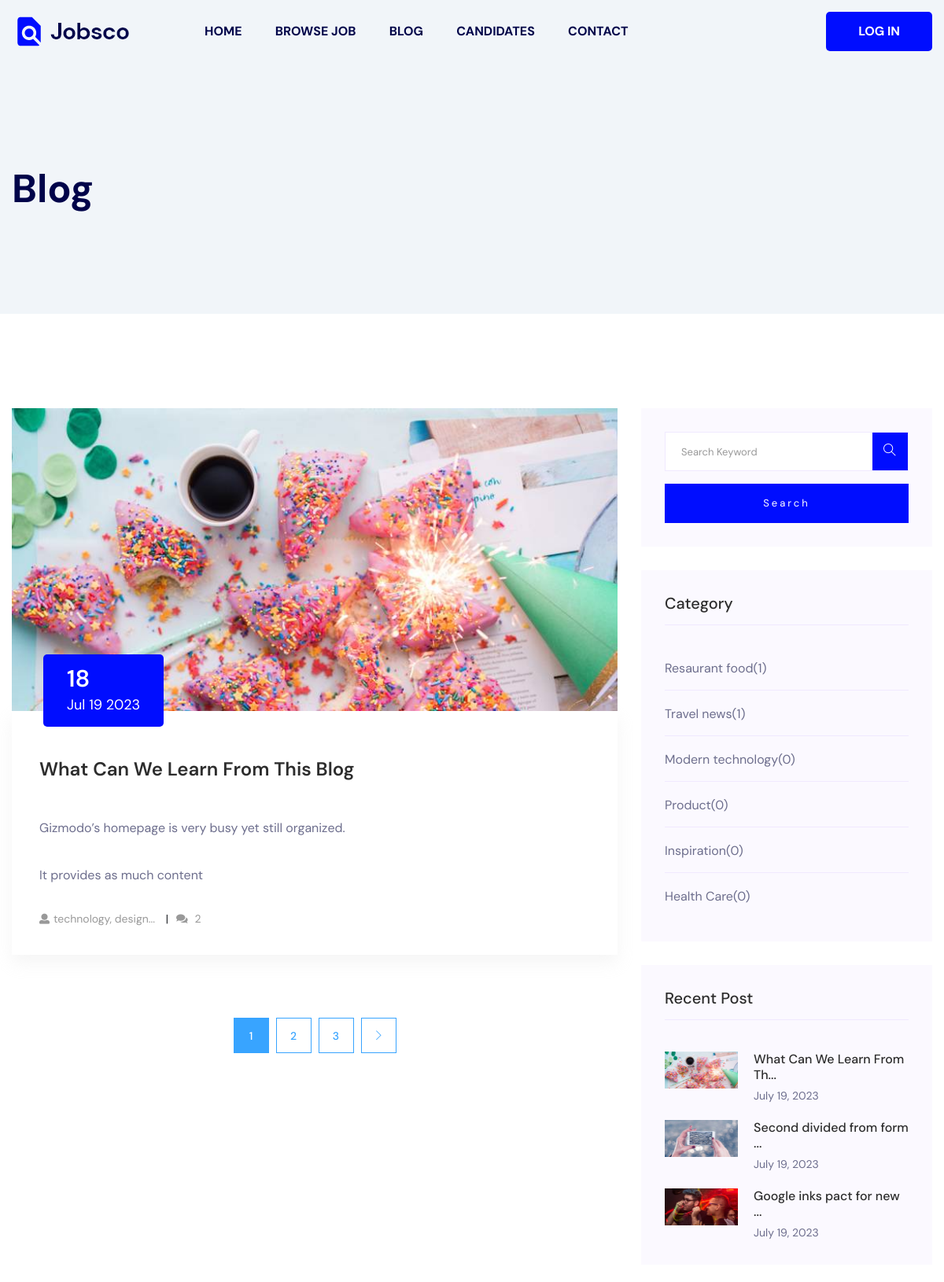
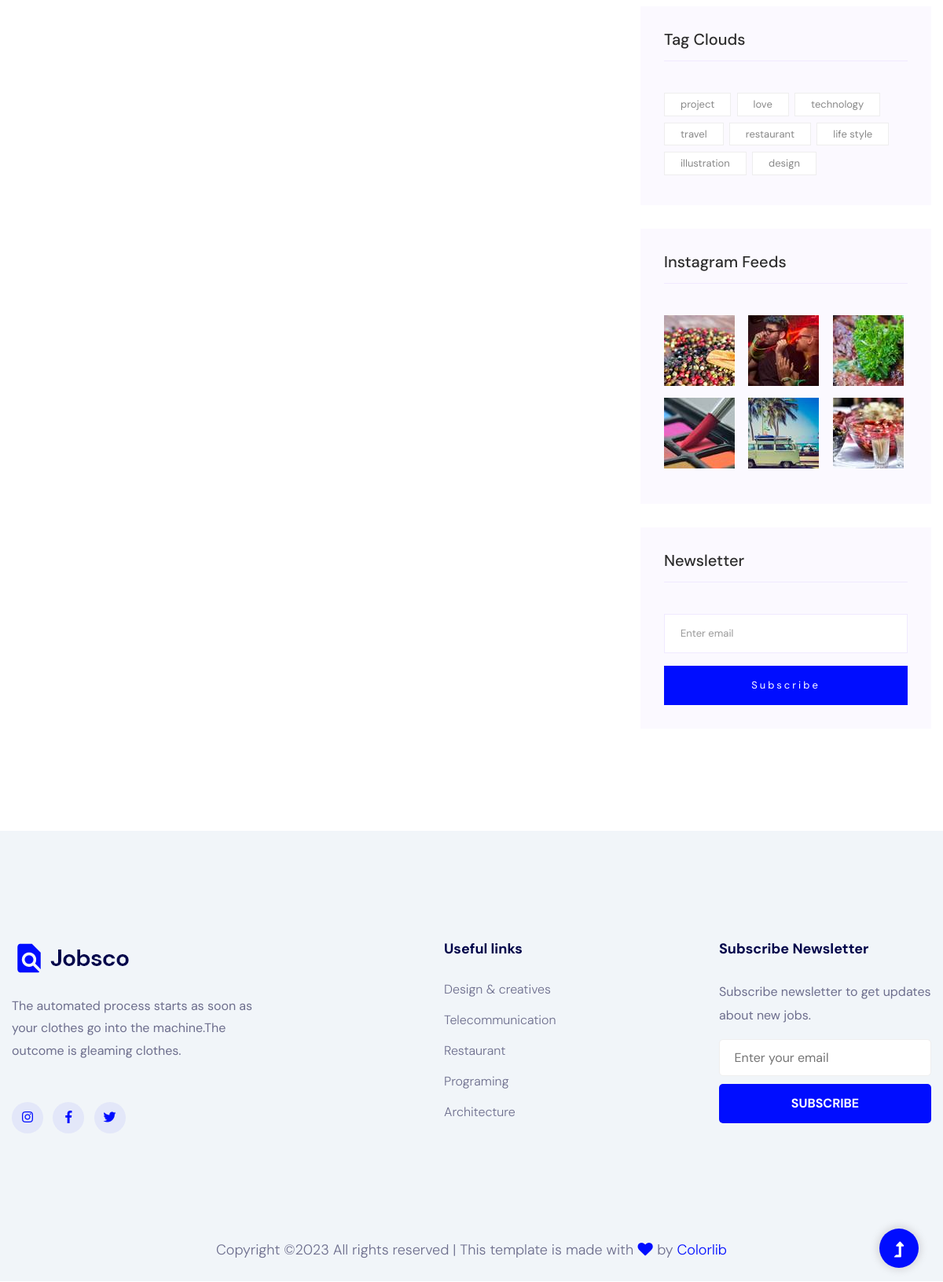
Screenshot of /blog/ with the database file from the repository (2 pictures, top to bottom).
### apps/blogs/models.py (models this page shows, shortened)
class Basic(models.Model):
    modified_date = models.DateTimeField(auto_now=True)
    created_date = models.DateTimeField(auto_now_add=True)
    class Meta:
        abstract = True

class Blog(Basic):
    title = models.CharField(max_length=221)
    slug = models.SlugField(unique=True, null=True)
    image = models.ImageField(upload_to='blog/')
    description1 = RichTextField()
    the_main_part = RichTextField(null=True, blank=True)
    description2 = RichTextField(null=True, blank=True)
    category = models.ForeignKey(Category, on_delete=models.SET_NULL, null=True, blank=True)
    tags = models.ManyToManyField(Tags, )
    author_name = models.CharField(max_length=221)
    author_image = models.ImageField(upload_to='authors/')
    the_author_is_words = models.TextField()

class Tags(Basic):
    title = models.CharField(max_length=221)
    def __str__(self):
        return self.title

class Category(Basic):
    title = models.CharField(max_length=221)
    def __str__(self):
        return self.title

### apps/blogs/views.py (the view)
# urls.py: path('', blog, name='blog'),
def blog(request):
    objects = Blog.objects.order_by("-id")
    category = request.GET.get('category')
    tags = request.GET.get('tags')
    if category:
        objects = objects.filter(category__title__exact=category)
    if tags:
        objects = objects.filter(tags__title__exact=tags)
    paginator = Paginator(objects, 1)  # Show 25 contacts per page.
    page_number = request.GET.get("page")
    page_obj = paginator.get_page(page_number)
    tags = Tags.objects.all()
    category = Category.objects.all()
    ctx = {
        'objects': page_obj,
        'tags': tags,
        'category': category,
    }
    return render(request, 'blog/blog.html', ctx)

### apps/blogs/templatetags/last.py (called while the page is built)
@register.simple_tag()
def latest_three_blogs():
    return Blog.objects.order_by('-id')[:3]

### templates/blog/blog.html
{% extends 'base.html' %}
{% load static %}
{% block content %}
    <main>
        <div class="slider-area gray-bg position-relative">
            <div class="single-slider d-flex align-items-center slider-height2">
                <div class="container">
                    <div class="row">
                        <div class="col-xl-12">
                            <div class="hero-caption hero-caption2">
                                <h2>Blog</h2>
                            </div>
                        </div>
                    </div>
                </div>
            </div>
        </div>
        <section class="blog_area section-padding" id="page">
            <div class="container">
                <div class="row">
                    <div class="col-lg-8 mb-5 mb-lg-0">
                        <div class="blog_left_sidebar">
                            {% for object in objects %}
                                <article class="blog_item">
                                    <div class="blog_item_img">
                                        <img class="card-img rounded-0" src="{{ object.image.url }}" alt="">
                                        <a href="{% url 'blogs:blog_detail' object.slug %}" class="blog_item_date">
                                            <h3>{{ object.created_date.day }}</h3>
                                            <p>{{ object.created_date|date:"M d Y" }}</p>
                                        </a>
                                    </div>
                                    <div class="blog_details">
                                        <a class="d-inline-block" href="{% url 'blogs:blog_detail' object.slug %}">
                                            <h2 class="blog-head" style="color: #2d2d2d;">{{ object.title }}</h2>
                                        </a>
                                        <p>{{ object.description1|safe|slice:100 }}</p>
                                        <ul class="blog-info-link">
                                            <li><a href="#"><i
                                                    class="fa fa-user"></i>{{ object.tags.first }}, {{ object.tags.last }}...</a>
                                            </li>
                                            <li><a href="#"><i
                                                    class="fa fa-comments"></i> {{ object.comment_set.count }}</a></li>
                                        </ul>
                                    </div>
                                </article>
                            {% endfor %}
                            <nav class="blog-pagination justify-content-center d-flex">
                                {% include 'pagination.html' %}
                            </nav>
                        </div>
                    </div>
                    <div class="col-lg-4">
                        {% include 'blog/sidebar.html' %}
                    </div>
                </div>
            </div>
        </section>
    </main>
{% endblock %}

### templates/blog/sidebar.html
{% load static %}
{% load last %}
{% latest_three_blogs as blogs %}
<div class="blog_right_sidebar">
    <aside class="single_sidebar_widget search_widget">
        <form action="#">
            <div class="form-group">
                <div class="input-group mb-3">
                    <input type="text" class="form-control" placeholder='Search Keyword'
                           onfocus="this.placeholder = ''"
                           onblur="this.placeholder = 'Search Keyword'">
                    <div class="input-group-append">
                        <button class="btns" type="button"><i class="ti-search"></i></button>
                    </div>
                </div>
            </div>
            <button class="button rounded-0 primary-bg text-white w-100 btn_1 boxed-btn"
                    type="submit">Search
            </button>
        </form>
    </aside>
    <aside class="single_sidebar_widget post_category_widget">
        <h4 class="widget_title" style="color: #2d2d2d;">Category</h4>
        <ul class="list cat-list">
            {% for i in category %}
                <li>
                    <a href="{% url 'blogs:blog' %}?category={{ i }}" class="d-flex">
                        <p>{{ i }}</p>
                        <p>({{ i.blog_set.count }})</p>
                    </a>
                </li>
            {% endfor %}
        </ul>
    </aside>
    <aside class="single_sidebar_widget popular_post_widget">
        <h3 class="widget_title" style="color: #2d2d2d;">Recent Post</h3>
        {% for blog in blogs %}
            <div class="media post_item">
                <img src="{{ blog.image.url }}" alt="post" width="30%">
                <div class="media-body">
                    <a href="blog_details.html">
                        <h3 style="color: #2d2d2d;">{{ blog.title|slice:25 }}...</h3>
                    </a>
                    <p>{{ blog.created_date|date:"F d, Y" }}</p>
                </div>
            </div>
        {% endfor %}
    </aside>
    <aside class="single_sidebar_widget tag_cloud_widget">
        <h4 class="widget_title" style="color: #2d2d2d;">Tag Clouds</h4>
        <ul class="list">
            {% for tag in tags %}
                <li>
                    <a href="{% url 'blogs:blog' %}?tags={{ tag }}">{{ tag }}</a>
                </li>
            {% endfor %}
        </ul>
    </aside>
    <aside class="single_sidebar_widget instagram_feeds">
        <h4 class="widget_title" style="color: #2d2d2d;">Instagram Feeds</h4>
        <ul class="instagram_row flex-wrap">
            <li>
                <a href="#">
                    <img class="img-fluid" src="{% static 'assets/img/post/post_5.jpg' %}" alt="">
                </a>
            </li>
            <li>
                <a href="#">
                    <img class="img-fluid" src="{% static 'assets/img/post/post_6.jpg' %}" alt="">
                </a>
            </li>
            <li>
                <a href="#">
                    <img class="img-fluid" src="{% static 'assets/img/post/post_7.jpg' %}" alt="">
                </a>
            </li>
            <li>
                <a href="#">
                    <img class="img-fluid" src="{% static 'assets/img/post/post_8.jpg' %}" alt="">
                </a>
            </li>
            <li>
                <a href="#">
                    <img class="img-fluid" src="{% static 'assets/img/post/post_9.jpg' %}" alt="">
                </a>
            </li>
            <li>
                <a href="#">
                    <img class="img-fluid" src="{% static 'assets/img/post/post_10.jpg' %}" alt="">
                </a>
            </li>
        </ul>
    </aside>
    <aside class="single_sidebar_widget newsletter_widget">
        <h4 class="widget_title" style="color: #2d2d2d;">Newsletter</h4>
        <form action="#">
            <div class="form-group">
                <input type="email" class="form-control" onfocus="this.placeholder = ''"
                       onblur="this.placeholder = 'Enter email'" placeholder='Enter email'
                       required>
            </div>
            <button class="button rounded-0 primary-bg text-white w-100 btn_1 boxed-btn"
                    type="submit">Subscribe
            </button>
        </form>
    </aside>
</div>

### rows the page displays
Blog: image (picture), created_date.day "18", created_date "Jul 19 2023", title "What Can We Learn From This Blog", description1 "Gizmodo’s homepage is very busy yet still organized. It provides as much content", tags.first "technology", tags.last "design", comment_set.count "2", title "What Can We Learn From Th", created_date "July 19, 2023"
Category: title "Resaurant food", blog_set.count "1"
Category: title "Travel news", blog_set.count "1"
Category: title "Modern technology", blog_set.count "0"
Category: title "Product", blog_set.count "0"
Category: title "Inspiration", blog_set.count "0"
Category: title "Health Care", blog_set.count "0"
Blog: image (picture), title "Second divided from form", created_date "July 19, 2023"
Blog: image (picture), title "Google inks pact for new", created_date "July 19, 2023"
Tags: title "project"
Tags: title "love"
Tags: title "technology"
Tags: title "travel"
Tags: title "restaurant"
Tags: title "life style"
Tags: title "illustration"
Tags: title "design"

### other values shown
{{ i }} "1" "2" "3"
